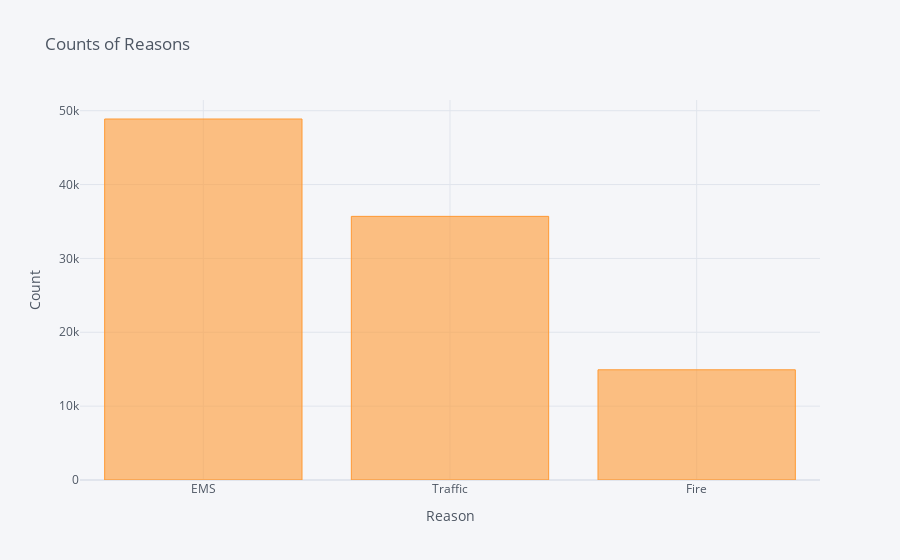

The notebook cell this image was saved under:
### Code cell
#doing the above plot using plotly and cufflinks
import cufflinks as cf
cf.go_offline()
reason_counts.iplot(kind='bar', title='Counts of Reasons',
                     xTitle='Reason', yTitle='Count')

#iplot is an interactive plot

### Figure 1 — Plotly figure (JSON) as saved in the notebook; plotly's stock layout.template omitted (floating-point values rounded to 4 significant figures)
{"data": [{"marker": {"color": "rgba(255, 153, 51, 0.6)", "line": {"color": "rgba(255, 153, 51, 1.0)", "width": 1}}, "name": "count", "orientation": "v", "text": "", "type": "bar", "x": ["EMS", "Traffic", "Fire"], "y": [48877, 35695, 14920]}], "layout": {"legend": {"bgcolor": "#F5F6F9", "font": {"color": "#4D5663"}}, "paper_bgcolor": "#F5F6F9", "plot_bgcolor": "#F5F6F9", "title": {"font": {"color": "#4D5663"}, "text": "Counts of Reasons"}, "xaxis": {"gridcolor": "#E1E5ED", "showgrid": true, "tickfont": {"color": "#4D5663"}, "title": {"font": {"color": "#4D5663"}, "text": "Reason"}, "zerolinecolor": "#E1E5ED"}, "yaxis": {"gridcolor": "#E1E5ED", "showgrid": true, "tickfont": {"color": "#4D5663"}, "title": {"font": {"color": "#4D5663"}, "text": "Count"}, "zerolinecolor": "#E1E5ED"}}}
